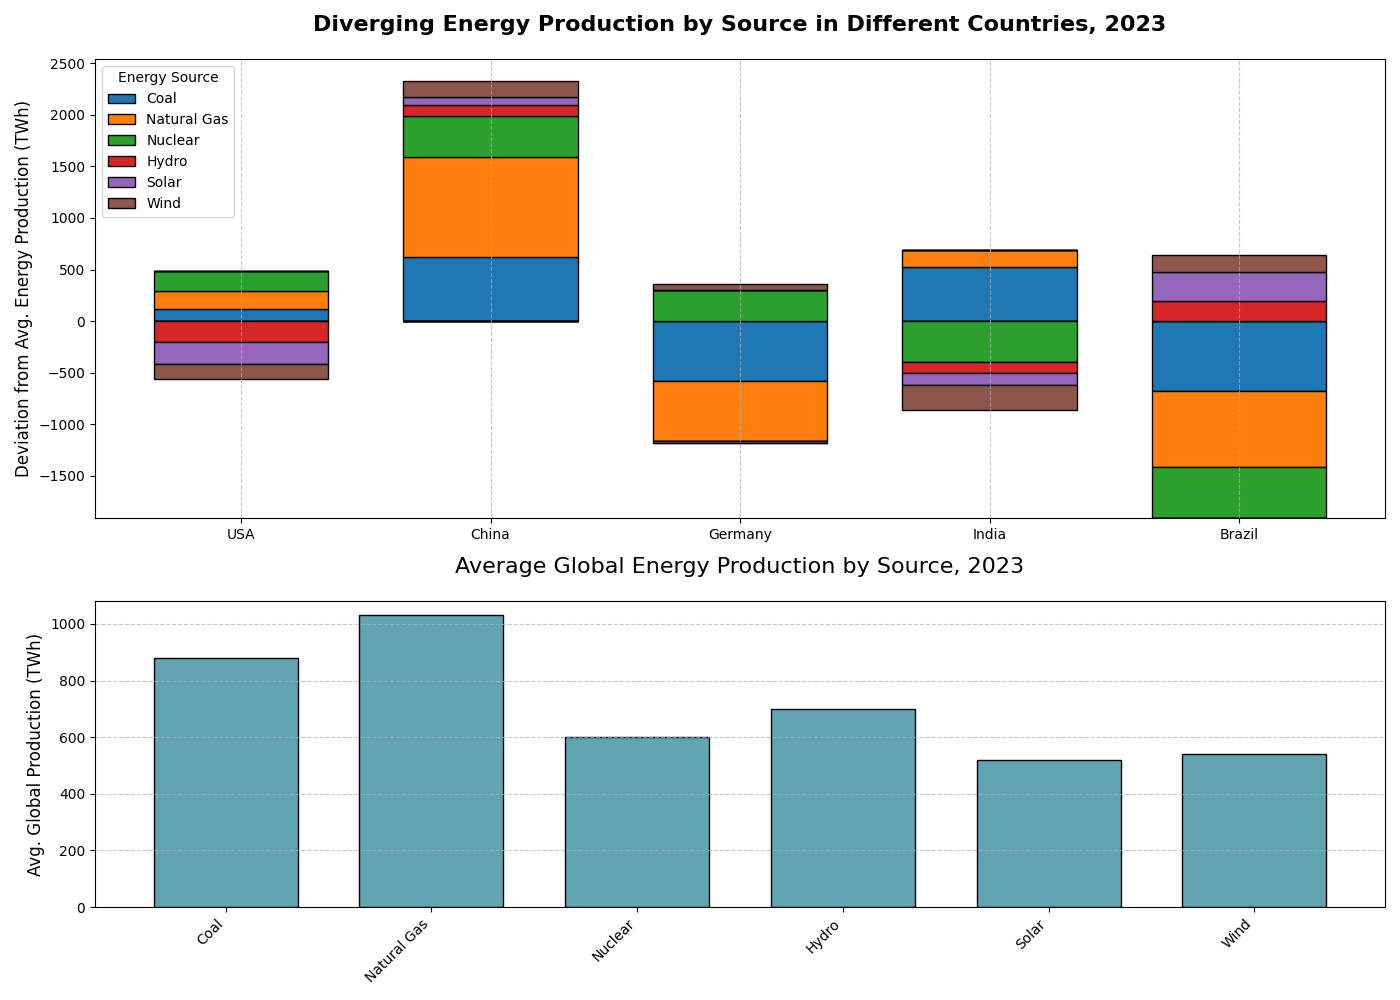

The script that drew this image:
import matplotlib.pyplot as plt
import numpy as np

# Energy sources and countries (arbitrary data)
sources = ['Coal', 'Natural Gas', 'Nuclear', 'Hydro', 'Solar', 'Wind']
countries = ['USA', 'China', 'Germany', 'India', 'Brazil']

# Energy production data in TWh for each country and source
energy_data = [
    [1000, 1200, 800, 500, 300, 400],  # USA
    [1500, 2000, 1000, 800, 600, 700],  # China
    [300, 450, 900, 700, 500, 600],     # Germany
    [1400, 1200, 200, 600, 400, 300],   # India
    [200, 300, 100, 900, 800, 700]      # Brazil
]

# Compute deviation from average for diverging effect
average_production = np.mean(energy_data, axis=0)
deviation_data = energy_data - average_production

fig, (ax1, ax2) = plt.subplots(2, 1, figsize=(14, 10), gridspec_kw={'height_ratios': [3, 2]})

# Plot diverging bar chart for each country
bar_width = 0.7
colors = ['#1f77b4', '#ff7f0e', '#2ca02c', '#d62728', '#9467bd', '#8c564b']
bottoms_pos = np.zeros(len(countries))
bottoms_neg = np.zeros(len(countries))

# Plotting diverging bars
for source_idx, (source, color) in enumerate(zip(sources, colors)):
    source_data = deviation_data[:, source_idx]
    pos_data = np.where(source_data >= 0, source_data, 0)
    neg_data = np.where(source_data < 0, source_data, 0)
    
    ax1.bar(countries, pos_data, width=bar_width, bottom=bottoms_pos, color=color, edgecolor='black', label=source)
    ax1.bar(countries, neg_data, width=bar_width, bottom=bottoms_neg, color=color, edgecolor='black')
    
    bottoms_pos += pos_data
    bottoms_neg += neg_data

# Labels and titles
ax1.set_ylabel('Deviation from Avg. Energy Production (TWh)', fontsize=12)
ax1.set_title('Diverging Energy Production by Source in Different Countries, 2023', fontsize=16, fontweight='bold', pad=20)
ax1.legend(title='Energy Source', loc='upper left', fontsize=10)
ax1.grid(axis='x', linestyle='--', alpha=0.7)

# Average production bar chart
ax2.bar(sources, average_production, color=['#61a4b2'], edgecolor='black', width=bar_width)
ax2.set_ylabel('Avg. Global Production (TWh)', fontsize=12)
ax2.set_title('Average Global Energy Production by Source, 2023', fontsize=16, pad=20)
ax2.set_xticklabels(sources, rotation=45, ha='right')
ax2.grid(axis='y', linestyle='--', alpha=0.7)

plt.tight_layout()
plt.show()
